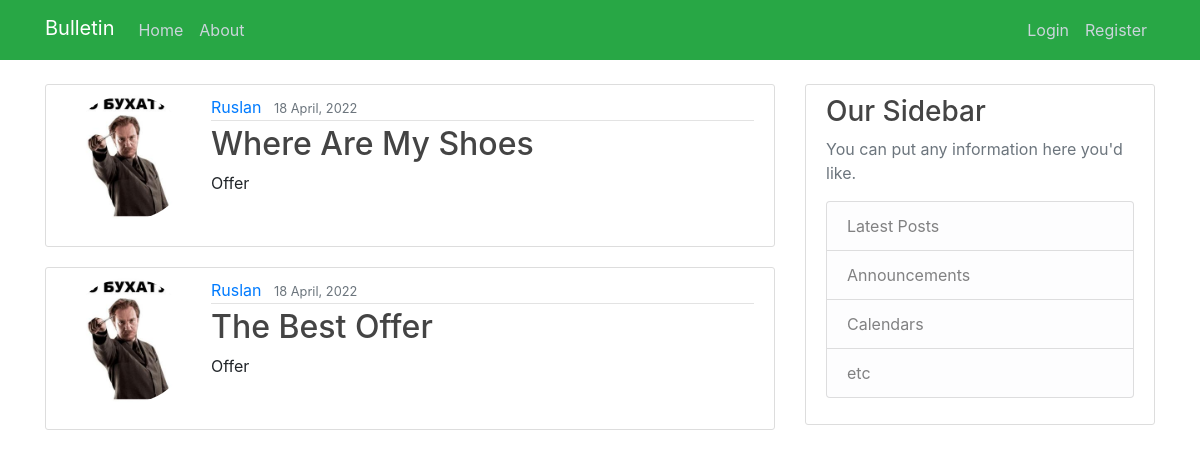
Before: /home/ with the older database file.
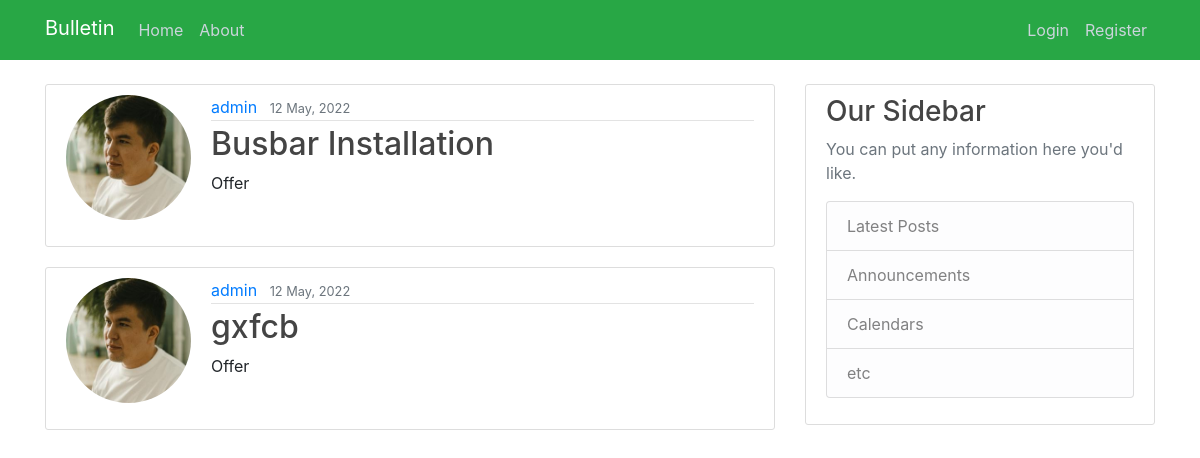
After: the same page with the newer database file.
### myboardapp/models.py (models this page shows, shortened)
class Bulletin(models.Model):
    title = models.CharField(max_length=100, blank=True)
    author = models.ForeignKey(User, on_delete=models.CASCADE)
    content = models.TextField()
    file = models.FileField(upload_to='files/',
                                             blank=True,
                                             )
    bulletin_category = models.ForeignKey(CategoryModel, on_delete=models.CASCADE)
    date_created = models.DateTimeField(default=timezone.now)

class CategoryModel(models.Model):
    category_name = models.CharField(max_length=255,
                                     unique=True,
                                     )
    def __str__(self):
        return f'{self.category_name}'
    """
    >>> from myboardapp.models import Bulletin
    >>> from myboardapp.models import CategoryModel
    >>> CategoryModel.objects.create(category_name = "Offer")
    <CategoryModel: Offer>
    """

### users/models.py (models this page shows, shortened)
class Profile(models.Model):
    user = models.OneToOneField(User, on_delete=models.CASCADE)
    image = models.ImageField(default='default.jpg', upload_to='profile_pics')

### myboardapp/views.py (the view)
# urls.py: path('home/', PostListView.as_view(), name='home'),
class PostListView(ListView):
    model = Bulletin
    template_name = 'myboardapp/home.html'
    context_object_name = 'bulletins_0'
    ordering = ['-date_created']
    paginate_by = 2

### myboardapp/templates/myboardapp/home.html (shortened to what this page needs)
{% extends "myboardapp/base.html" %}
{% load static %}
{% block content %}
    <main role="main" class="container">
      <div class="row">
        <div class="col-md-8">
            {% for bulletin in bulletins_0 %}
                <article class="media content-section">
                    <img class="rounded-circle account-img" src="{{ bulletin.author.profile.image.url }}">
                    <div class="media-body">
                        <div class="article-metadata">
                      <a class="mr-2" href="#">{{ bulletin.author }}</a>
                      <small class="text-muted">{{ bulletin.date_created|date:"d F, Y" }}</small>
                    </div>
                    <h2><a class="article-title" href="{% url 'bulletin-detail' bulletin.id %}">{{ bulletin.title }}</a></h2>
                    <p class="article-content">{{ bulletin.bulletin_category }}</p>
                  </div>
                </article>
            {% endfor %}
        </div>
        <div class="col-md-4">
          <div class="content-section">
            <h3>Our Sidebar</h3>
            <p class='text-muted'>You can put any information here you'd like.
              <ul class="list-group">
                <li class="list-group-item list-group-item-light">Latest Posts</li>
                <li class="list-group-item list-group-item-light">Announcements</li>
                <li class="list-group-item list-group-item-light">Calendars</li>
                <li class="list-group-item list-group-item-light">etc</li>
              </ul>
            </p>
          </div>
        </div>
      </div>
    </main>
{% endblock content %}

Changed rows visible on the page:
no longer on this page (row unchanged): Bulletin: author.profile.image (picture), author "Ruslan", date_created "18 April, 2022", title "Where Are My Shoes", bulletin_category "Offer"
no longer on this page (row unchanged): Bulletin: author.profile.image (picture), author "Ruslan", date_created "18 April, 2022", title "The Best Offer", bulletin_category "Offer"
added Bulletin: author.profile.image (picture), author "admin", date_created "12 May, 2022", title "Busbar Installation", bulletin_category "Offer"
added Bulletin: author.profile.image (picture), author "admin", date_created "12 May, 2022", title "gxfcb", bulletin_category "Offer"
